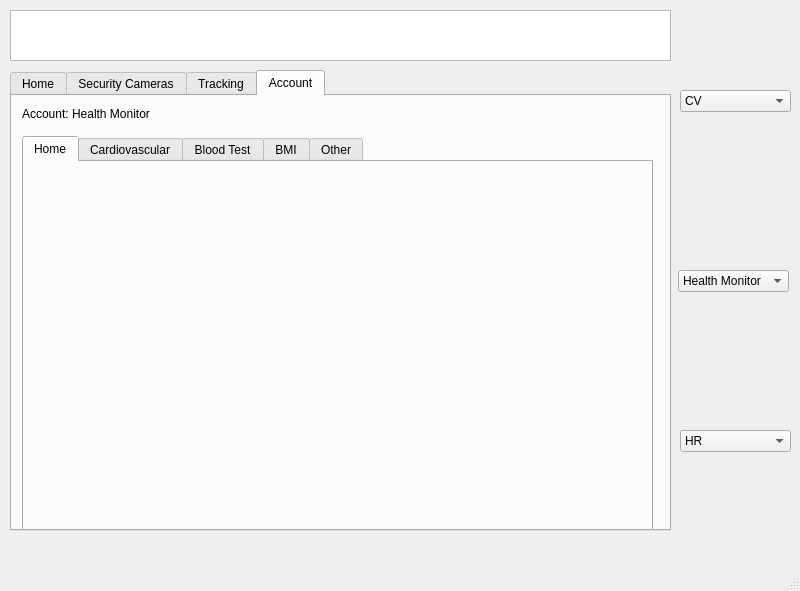
<?xml version="1.0" encoding="UTF-8"?>
<ui version="4.0">
 <class>MainWindow</class>
 <widget class="QMainWindow" name="MainWindow">
  <property name="geometry">
   <rect>
    <x>0</x>
    <y>0</y>
    <width>800</width>
    <height>591</height>
   </rect>
  </property>
  <property name="windowTitle">
   <string>MainWindow</string>
  </property>
  <widget class="QWidget" name="centralwidget">
   <widget class="QTabWidget" name="tabWidget">
    <property name="geometry">
     <rect>
      <x>10</x>
      <y>70</y>
      <width>661</width>
      <height>461</height>
     </rect>
    </property>
    <property name="currentIndex">
     <number>3</number>
    </property>
    <widget class="QWidget" name="tab">
     <attribute name="title">
      <string>Home</string>
     </attribute>
     <widget class="QLabel" name="label">
      <property name="geometry">
       <rect>
        <x>20</x>
        <y>20</y>
        <width>201</width>
        <height>16</height>
       </rect>
      </property>
      <property name="text">
       <string>Welcome, &lt;insert name&gt; !</string>
      </property>
     </widget>
    </widget>
    <widget class="QWidget" name="tab_11">
     <attribute name="title">
      <string>Security Cameras</string>
     </attribute>
     <widget class="QGraphicsView" name="graphicsView_2">
      <property name="geometry">
       <rect>
        <x>10</x>
        <y>50</y>
        <width>141</width>
        <height>91</height>
       </rect>
      </property>
     </widget>
     <widget class="QLabel" name="label_2">
      <property name="geometry">
       <rect>
        <x>10</x>
        <y>10</y>
        <width>101</width>
        <height>16</height>
       </rect>
      </property>
      <property name="text">
       <string>Security Cameras</string>
      </property>
     </widget>
     <widget class="QGraphicsView" name="graphicsView_3">
      <property name="geometry">
       <rect>
        <x>160</x>
        <y>50</y>
        <width>141</width>
        <height>91</height>
       </rect>
      </property>
     </widget>
     <widget class="QGraphicsView" name="graphicsView_4">
      <property name="geometry">
       <rect>
        <x>310</x>
        <y>50</y>
        <width>141</width>
        <height>91</height>
       </rect>
      </property>
     </widget>
     <widget class="QGraphicsView" name="graphicsView_5">
      <property name="geometry">
       <rect>
        <x>460</x>
        <y>50</y>
        <width>141</width>
        <height>91</height>
       </rect>
      </property>
     </widget>
     <widget class="QGraphicsView" name="graphicsView_6">
      <property name="geometry">
       <rect>
        <x>310</x>
        <y>230</y>
        <width>141</width>
        <height>91</height>
       </rect>
      </property>
     </widget>
     <widget class="QGraphicsView" name="graphicsView_7">
      <property name="geometry">
       <rect>
        <x>10</x>
        <y>230</y>
        <width>141</width>
        <height>91</height>
       </rect>
      </property>
     </widget>
     <widget class="QGraphicsView" name="graphicsView_8">
      <property name="geometry">
       <rect>
        <x>460</x>
        <y>230</y>
        <width>141</width>
        <height>91</height>
       </rect>
      </property>
     </widget>
     <widget class="QGraphicsView" name="graphicsView_9">
      <property name="geometry">
       <rect>
        <x>160</x>
        <y>230</y>
        <width>141</width>
        <height>91</height>
       </rect>
      </property>
     </widget>
     <widget class="QLabel" name="label_3">
      <property name="geometry">
       <rect>
        <x>10</x>
        <y>150</y>
        <width>46</width>
        <height>13</height>
       </rect>
      </property>
      <property name="text">
       <string>Entrance</string>
      </property>
     </widget>
     <widget class="QLabel" name="label_6">
      <property name="geometry">
       <rect>
        <x>160</x>
        <y>150</y>
        <width>71</width>
        <height>16</height>
       </rect>
      </property>
      <property name="text">
       <string>Main Lobby</string>
      </property>
     </widget>
     <widget class="QLabel" name="label_7">
      <property name="geometry">
       <rect>
        <x>310</x>
        <y>150</y>
        <width>71</width>
        <height>16</height>
       </rect>
      </property>
      <property name="text">
       <string>Workstation 1</string>
      </property>
     </widget>
     <widget class="QLabel" name="label_9">
      <property name="geometry">
       <rect>
        <x>460</x>
        <y>150</y>
        <width>101</width>
        <height>16</height>
       </rect>
      </property>
      <property name="text">
       <string>Workstation 2</string>
      </property>
     </widget>
     <widget class="QLabel" name="label_10">
      <property name="geometry">
       <rect>
        <x>10</x>
        <y>330</y>
        <width>81</width>
        <height>16</height>
       </rect>
      </property>
      <property name="text">
       <string>Workstation 3</string>
      </property>
     </widget>
     <widget class="QLabel" name="label_11">
      <property name="geometry">
       <rect>
        <x>160</x>
        <y>330</y>
        <width>91</width>
        <height>16</height>
       </rect>
      </property>
      <property name="text">
       <string>Workstation 4</string>
      </property>
     </widget>
     <widget class="QLabel" name="label_12">
      <property name="geometry">
       <rect>
        <x>310</x>
        <y>330</y>
        <width>61</width>
        <height>16</height>
       </rect>
      </property>
      <property name="text">
       <string>Canteen</string>
      </property>
     </widget>
     <widget class="QLabel" name="label_13">
      <property name="geometry">
       <rect>
        <x>470</x>
        <y>330</y>
        <width>101</width>
        <height>16</height>
       </rect>
      </property>
      <property name="text">
       <string>Backdoor Entrance</string>
      </property>
     </widget>
    </widget>
    <widget class="QWidget" name="tab_2">
     <attribute name="title">
      <string>Tracking</string>
     </attribute>
     <widget class="QGraphicsView" name="graphicsView_10">
      <property name="geometry">
       <rect>
        <x>10</x>
        <y>10</y>
        <width>441</width>
        <height>421</height>
       </rect>
      </property>
     </widget>
     <widget class="QListView" name="listView">
      <property name="geometry">
       <rect>
        <x>470</x>
        <y>10</y>
        <width>171</width>
        <height>421</height>
       </rect>
      </property>
     </widget>
    </widget>
    <widget class="QWidget" name="tab_3">
     <attribute name="title">
      <string>Account</string>
     </attribute>
     <widget class="QLabel" name="label_8">
      <property name="geometry">
       <rect>
        <x>10</x>
        <y>10</y>
        <width>131</width>
        <height>16</height>
       </rect>
      </property>
      <property name="text">
       <string>Account: Health Monitor</string>
      </property>
     </widget>
     <widget class="QTabWidget" name="tabWidget_2">
      <property name="geometry">
       <rect>
        <x>10</x>
        <y>40</y>
        <width>631</width>
        <height>401</height>
       </rect>
      </property>
      <property name="currentIndex">
       <number>0</number>
      </property>
      <widget class="QWidget" name="tab_5">
       <attribute name="title">
        <string>Home</string>
       </attribute>
      </widget>
      <widget class="QWidget" name="tab_6">
       <attribute name="title">
        <string>Cardiovascular</string>
       </attribute>
      </widget>
      <widget class="QWidget" name="tab_7">
       <attribute name="title">
        <string>Blood Test</string>
       </attribute>
      </widget>
      <widget class="QWidget" name="tab_8">
       <attribute name="title">
        <string>BMI</string>
       </attribute>
      </widget>
      <widget class="QWidget" name="tab_9">
       <attribute name="title">
        <string>Other</string>
       </attribute>
      </widget>
     </widget>
    </widget>
   </widget>
   <widget class="QComboBox" name="comboBox">
    <property name="geometry">
     <rect>
      <x>680</x>
      <y>90</y>
      <width>111</width>
      <height>22</height>
     </rect>
    </property>
    <item>
     <property name="text">
      <string>CV</string>
     </property>
    </item>
    <item>
     <property name="text">
      <string>Interview</string>
     </property>
    </item>
    <item>
     <property name="text">
      <string>Blank pa</string>
     </property>
    </item>
    <item>
     <property name="text">
      <string>Blank pa</string>
     </property>
    </item>
   </widget>
   <widget class="QComboBox" name="comboBox_2">
    <property name="geometry">
     <rect>
      <x>678</x>
      <y>270</y>
      <width>111</width>
      <height>22</height>
     </rect>
    </property>
    <item>
     <property name="text">
      <string>Health Monitor</string>
     </property>
    </item>
    <item>
     <property name="text">
      <string>Performance Shit</string>
     </property>
    </item>
    <item>
     <property name="text">
      <string>blank pa</string>
     </property>
    </item>
    <item>
     <property name="text">
      <string>blank pa</string>
     </property>
    </item>
    <item>
     <property name="text">
      <string>logout</string>
     </property>
    </item>
   </widget>
   <widget class="QComboBox" name="comboBox_3">
    <property name="geometry">
     <rect>
      <x>680</x>
      <y>430</y>
      <width>111</width>
      <height>22</height>
     </rect>
    </property>
    <item>
     <property name="text">
      <string>HR</string>
     </property>
    </item>
    <item>
     <property name="text">
      <string>IT</string>
     </property>
    </item>
    <item>
     <property name="text">
      <string>Sales</string>
     </property>
    </item>
    <item>
     <property name="text">
      <string>etc</string>
     </property>
    </item>
   </widget>
   <widget class="QGraphicsView" name="graphicsView">
    <property name="geometry">
     <rect>
      <x>10</x>
      <y>10</y>
      <width>661</width>
      <height>51</height>
     </rect>
    </property>
   </widget>
  </widget>
  <widget class="QMenuBar" name="menubar">
   <property name="geometry">
    <rect>
     <x>0</x>
     <y>0</y>
     <width>800</width>
     <height>21</height>
    </rect>
   </property>
  </widget>
  <widget class="QStatusBar" name="statusbar"/>
 </widget>
 <resources/>
 <connections/>
</ui>
